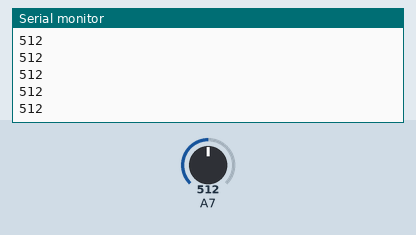
Bench run of a sketch on a simulated Arduino Mega 2560, built with avr-gcc and run on an emulated ATmega2560. Parts: the last lines printed to the serial monitor. The test bench sets the inputs (shaded band); at power-on: A7 = 512.

Above: at 1.2 s.
1.3 s: A7 set to 716
At 1.9 s:
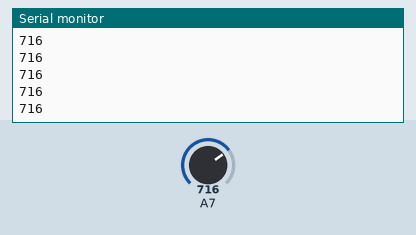
2.8 s: A7 set to 900
At 3.7 s:
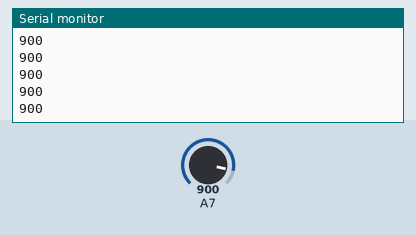
Timing chart, 0 to 5.8 s (numbered marks = the images above; inputs shaded):
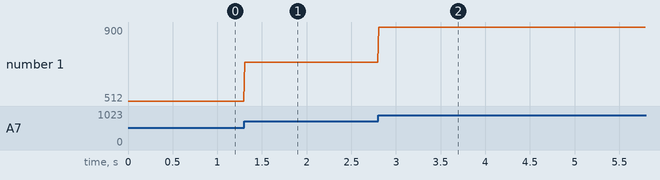

The sketch:

ecg.ino
```cpp
#define ECG_PIN 39  // Pin analógico al que está conectado el sensor ECG

void setup() {
  Serial.begin(115200);
}

void loop() {
  int ecgValue = analogRead(ECG_PIN);  // Lee el valor analógico del sensor ECG
  Serial.println(ecgValue);            // Envía el valor leído al monitor serial
  delay(10);                           // Aumenta la pausa para una visualización más lenta
}
```

Measured:
- after the input at 1.3 s, the serial monitor: prints a new line at once (image 1)
- after the input at 2.8 s, the serial monitor: prints a new line at once (image 2)
- plotted number 1: 512 → 716 after the input at 1.3 s, 716 → 900 after the input at 2.8 s
